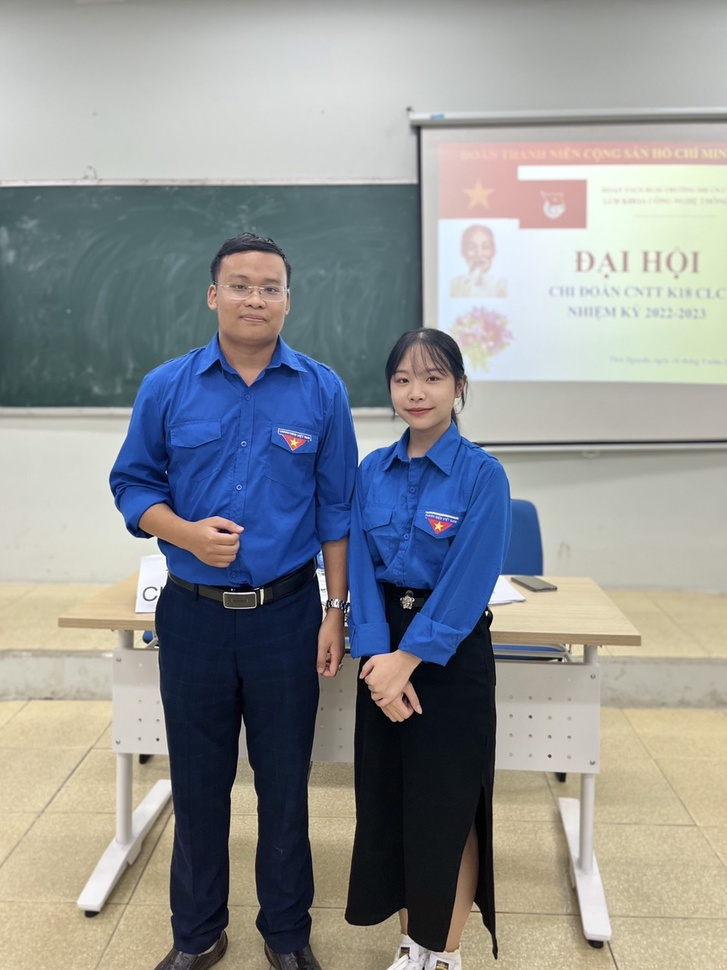
#> input picture Conv, pad, stride, pooling/HaiImage.jpg, 727 x 970 px, shrunk from 960 x 1280 before the run
$ python Stride2.py
#> lines starting #> are read from the running program, lines starting #| are printed output that depends on the picture
# -*- coding: utf-8 -*-
"""
Created on Mon Oct 10 10:07:20 2022

@author: mamto
"""

import cv2
import numpy as np

def apply_sliding_window(img, kernel, padding=0, stride=1):
    h, w = img.shape[:2]

    img_p = np.zeros([h+2*padding, w+2*padding])
    img_p[padding:padding+h, padding:padding+w] = img

    kernel = np.array(kernel)
    assert len(kernel.shape) == 2 and kernel.shape[0] == kernel.shape[1] # square kernel
    assert kernel.shape[0] % 2 != 0 # kernel size is odd number

    k_size = kernel.shape[0]
    k_half = int(k_size/2)

    y_pos = [v for idx, v in enumerate(list(range(k_half, h-k_half))) if idx % stride == 0]
    x_pos = [v for idx, v in enumerate(list(range(k_half, w-k_half))) if idx % stride == 0]

    new_img = np.zeros([len(y_pos), len(x_pos)])
    for new_y, y in enumerate(y_pos):
        for new_x, x in enumerate(x_pos):
            if k_half == 0:
                pixel_val = img_p[y, x] * kernel # element-wise multiply
            else:
                pixel_val = np.sum(img_p[y-k_half:y-k_half+k_size, x-k_half:x-k_half+k_size] * kernel) # dot product: https://minhng.info/toan-hoc/y-nghia-tich-vo-huong.html
            new_img[new_y, new_x] = pixel_val

    return new_img

def apply_sliding_window_on_3_channels(img, kernel, padding=0, stride=1):
    layer_blue = apply_sliding_window(img[:,:,0], kernel, padding, stride)
    layer_green = apply_sliding_window(img[:,:,1], kernel, padding, stride)
    layer_red = apply_sliding_window(img[:,:,2], kernel, padding, stride)

    new_img = np.zeros(list(layer_blue.shape) + [3])
    new_img[:,:,0], new_img[:,:,1], new_img[:,:,2] = layer_blue, layer_green, layer_red
    return new_img

if __name__ == "__main__":
    img = cv2.imread("HaiImage.jpg")
#> img is the input picture: shape (970, 727, 3); mean B, G, R 148, 147.5, 144.8

    new_img = apply_sliding_window_on_3_channels(img, kernel=[[1]], padding=0, stride=2)

    cv2.imshow('img_7_new.jpg', new_img)
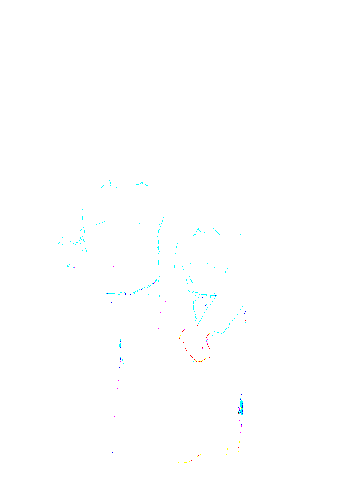
#> window 'img_7_new.jpg': shape (485, 364, 3); mean B, G, R 254.9, 254.9, 254.5
    print('Shape img_7.jpg:', img.shape)
#| Shape img_7.jpg: (970, 727, 3)
    print('Shape img_7_new.jpg:', new_img.shape)
#| Shape img_7_new.jpg: (485, 364, 3)
    print('Saved new image @ img_7_new.jpg')
    cv2.waitKey(1)
    print('------------')

    lighten_blur_img = apply_sliding_window_on_3_channels(img, kernel=[[0.33, 0.33, 0.33], [0.33, 0.33, 0.33], [0.33, 0.33, 0.33]], padding=1, stride=1)
#> call 2 of apply_sliding_window_on_3_channels, with padding = 1, stride = 1
#> call 4 of apply_sliding_window, with padding = 1, stride = 1
#> after the loop in apply_sliding_window (call 4), `for new_y, y in enumerate(y_pos):`:
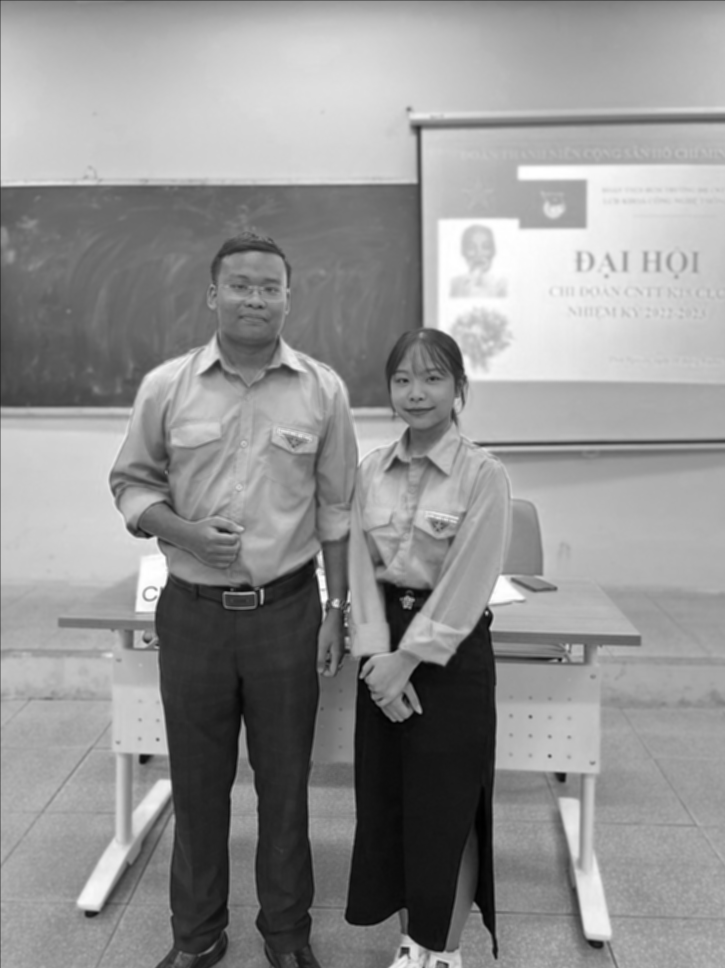
#> new_img: shape (968, 725) float64; min 1.98, max 757.4, mean 439.1; drawn with min black and max white
#> in apply_sliding_window (call 5), `img_p[padding:padding+h, padding:padding+w] = img`:
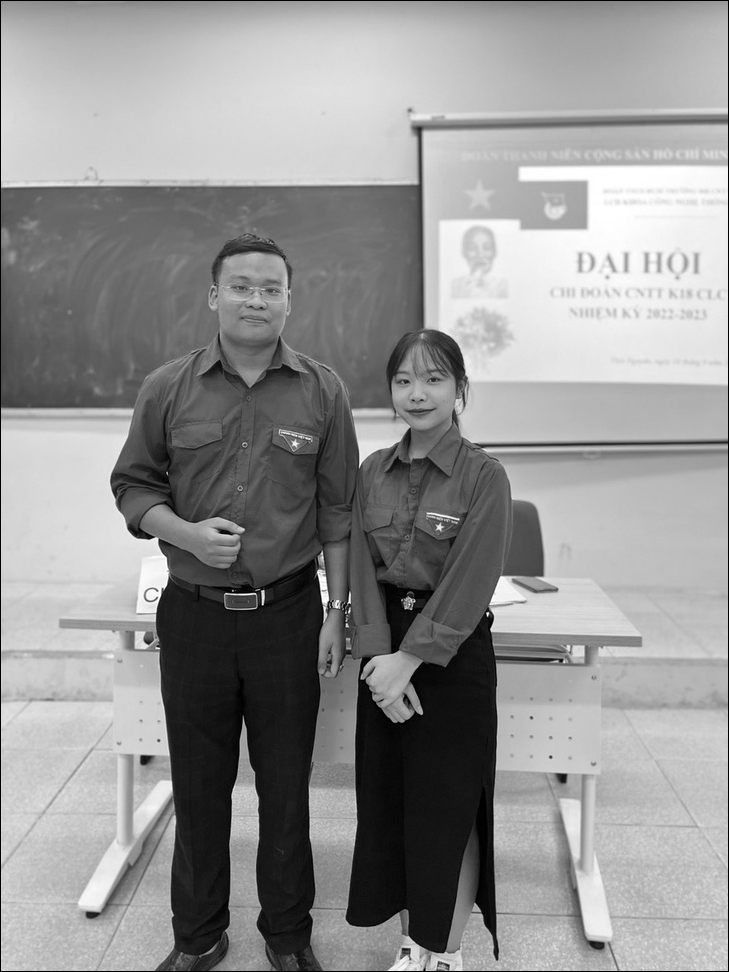
#> img_p: shape (972, 729) float64; min 0, max 255, mean 146.8
#> after the loop in apply_sliding_window (call 5), `for new_y, y in enumerate(y_pos):`:
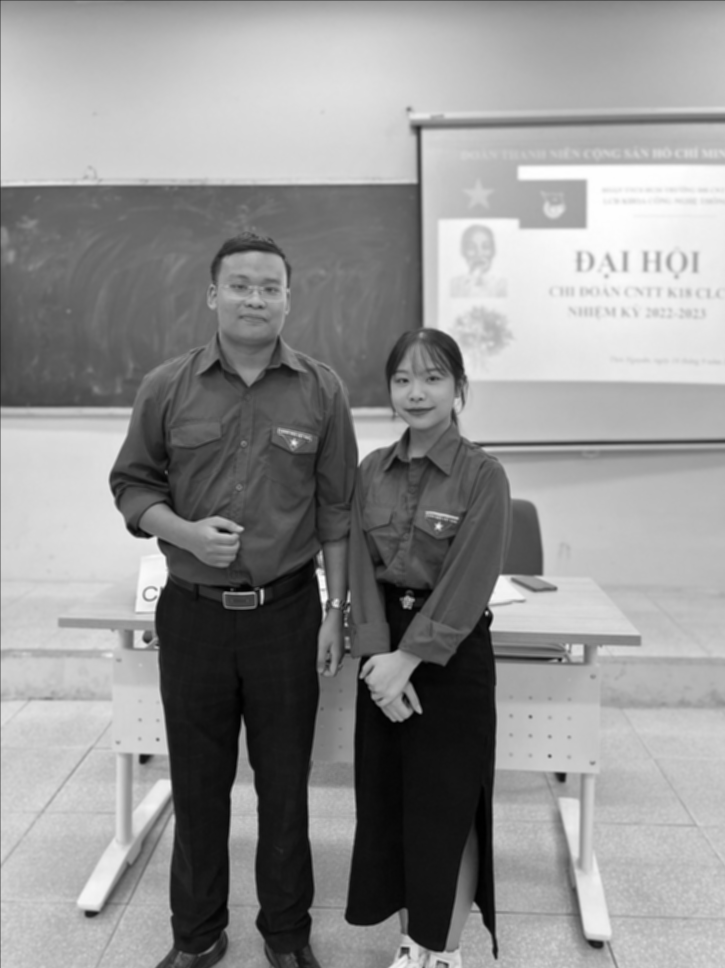
#> new_img: shape (968, 725) float64; min 2.64, max 757.4, mean 437.2; drawn with min black and max white
#> in apply_sliding_window (call 6), `img_p[padding:padding+h, padding:padding+w] = img`:
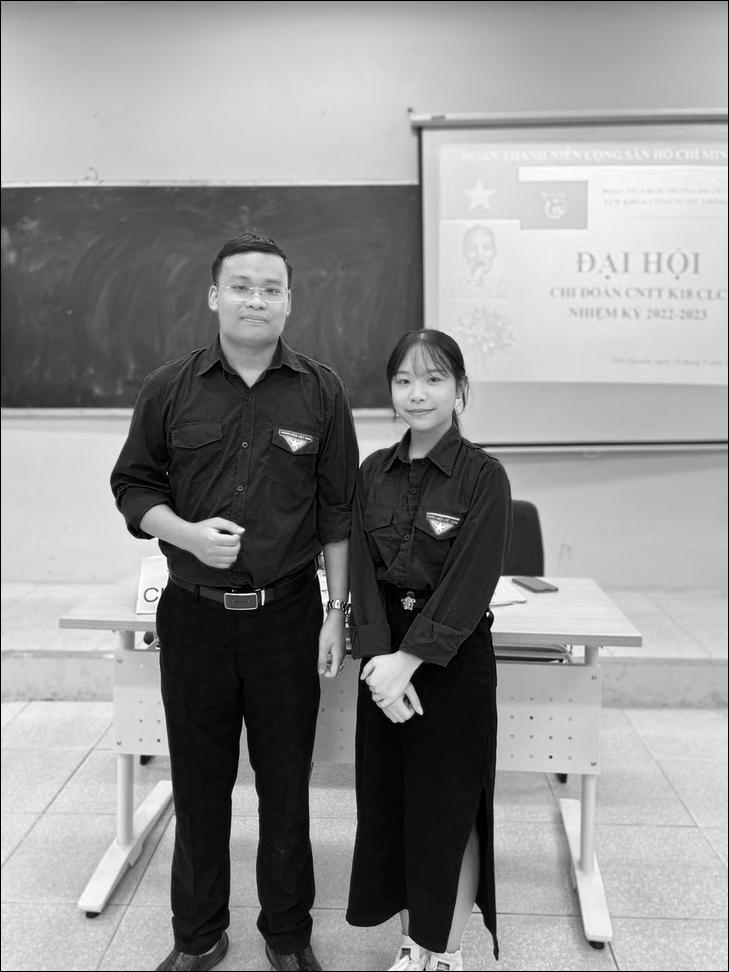
#> img_p: shape (972, 729) float64; min 0, max 255, mean 144.1
#> after the loop in apply_sliding_window (call 6), `for new_y, y in enumerate(y_pos):`:
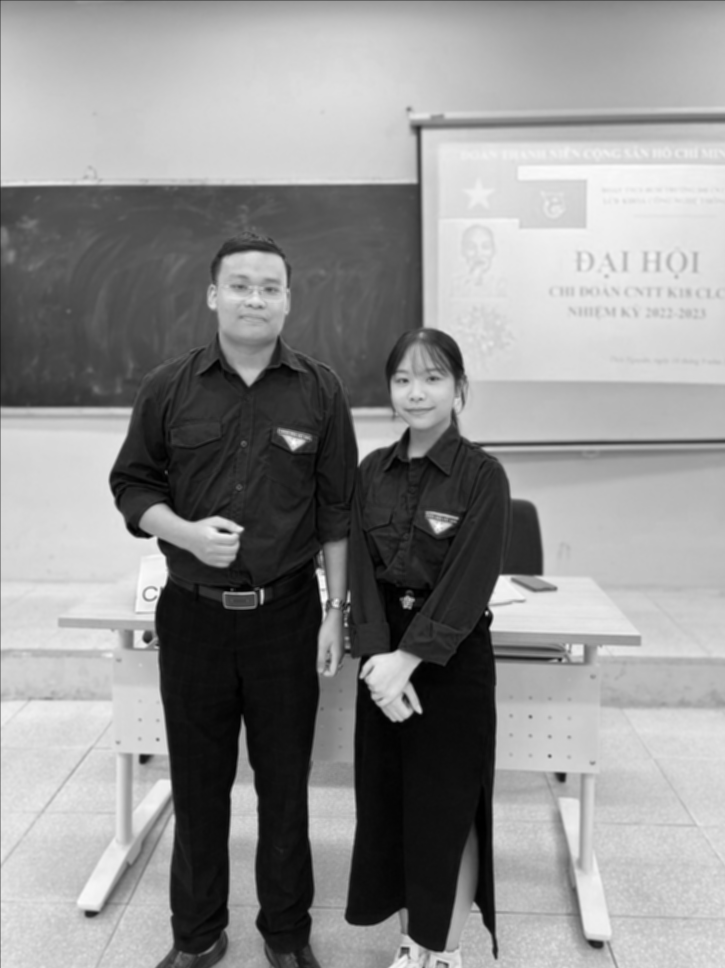
#> new_img: shape (968, 725) float64; min 0, max 756.4, mean 429.1; drawn with min black and max white
#> in apply_sliding_window_on_3_channels (call 2), `new_img[:,:,0], new_img[:,:,1], new_img[:,:,2] = layer_blue, layer_gre..`:
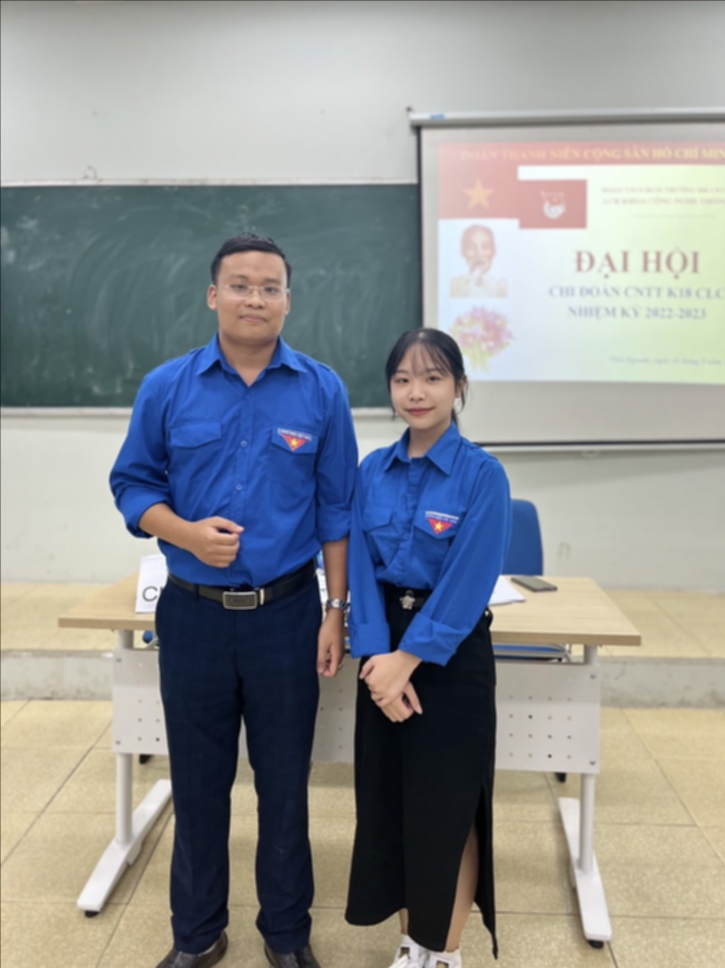
#> new_img: shape (968, 725, 3) float64; mean of channels 0, 1, 2 439.1, 437.2, 429.1; drawn with min black and max white
    cv2.imshow('img_7_lighten_blur.jpg', lighten_blur_img)
    print('Shape img_7.jpg:', img.shape)
#| Shape img_7.jpg: (970, 727, 3)
    print('Shape img_7_lighten_blur.jpg:', lighten_blur_img.shape)
#| Shape img_7_lighten_blur.jpg: (968, 725, 3)
    print('Saved new image @ img_7_lighten_blur.jpg')
    cv2.waitKey(1)
